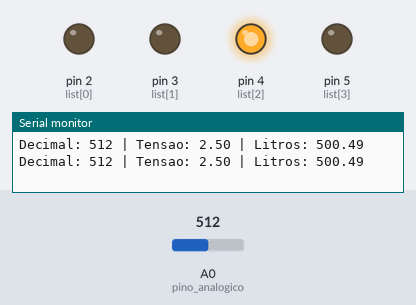
A sketch run on a simulated Arduino Uno, built with avr-gcc and run on an emulated ATmega328P. On the bench: output pins drawn as LEDs (lit = HIGH), the last lines printed to the serial monitor. Dashed ring = blinking. The inputs (shaded band) are chosen by the test bench; at power-on: A0 (pino_analogico) = 512.

Above: at 1.8 s.
1.9 s: A0 (pino_analogico) set to 493
At 2.8 s:
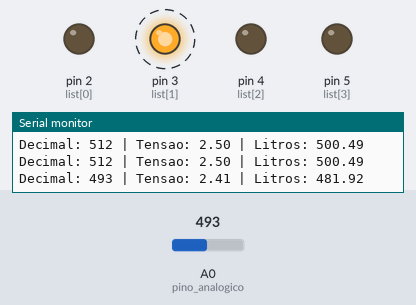
5.5 s: A0 (pino_analogico) set to 273
9.0 s: A0 (pino_analogico) set to 245
At 9.9 s:
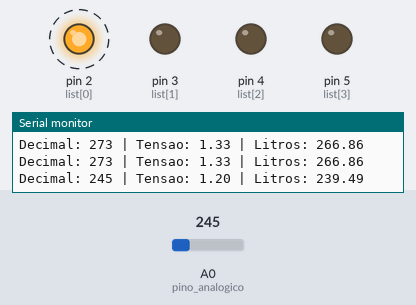
13.1 s: A0 (pino_analogico) set to 900
At 13.6 s:
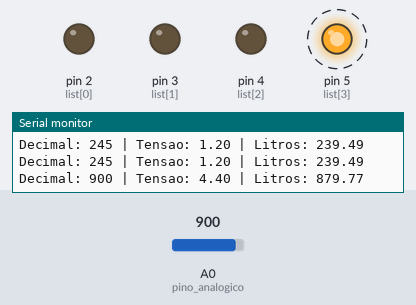
17.2 s: A0 (pino_analogico) set to 774
20.7 s: A0 (pino_analogico) set to 751
At 22.1 s:
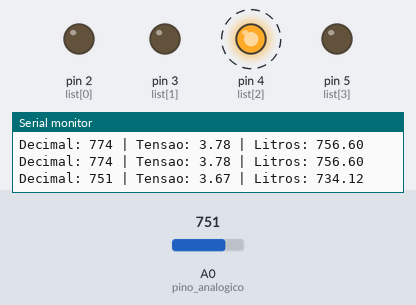
Timing chart, 0 to 25.8 s (numbered marks = the images above; inputs shaded):
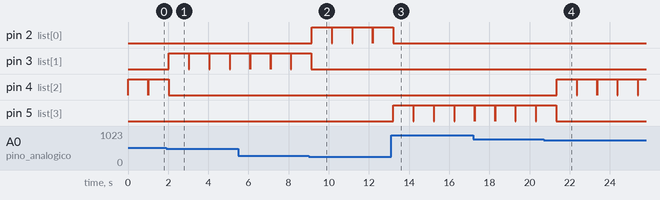

Measured:
- the behaviour switches between 512 and 511 on A0 (pino_analogico) (found by bisection; images 0 and 1)
- the behaviour switches between 256 and 255 on A0 (pino_analogico) (found by bisection; images 1 and 2)
- the behaviour switches between 768 and 767 on A0 (pino_analogico) (found by bisection; images 3 and 4)
- after the input at 1.9 s, pin 3 (list[1]): alternates HIGH for 1.0 s and LOW for 0.02 s, starting after 0.13 s; pin 4 (list[2]): goes on until 2.0 s, then stays LOW
- after the input at 9.0 s, pin 2 (list[0]): alternates HIGH for 1.0 s and LOW for 0.02 s, starting after 0.15 s; pin 3 (list[1]): goes on until 9.1 s, then stays LOW
- after the input at 13.1 s, pin 2 (list[0]): goes on until 13.2 s, then stays LOW; pin 5 (list[3]): alternates HIGH for 1.0 s and LOW for 0.02 s, starting after 0.12 s
- after the input at 20.7 s, pin 4 (list[2]): alternates HIGH for 1.0 s and LOW for 0.02 s, starting after 0.65 s; pin 5 (list[3]): goes on until 21.3 s, then stays LOW

The sketch:

entradaAnalogica4.ino
```cpp
const int pino_analogico = A0;
const int list[5] = {2, 3, 4, 5, 6};
const int maxDec = 1023;
const float divisor = 1000 / 4;

void setup()
{
    Serial.begin(9600);
    pinMode(1, OUTPUT);
    pinMode(2, OUTPUT);
    pinMode(3, OUTPUT);
    pinMode(4, OUTPUT);
    pinMode(5, OUTPUT);
}
void loop()
{
    int dec = analogRead(pino_analogico);
    Serial.print("Decimal: ");
    Serial.print(dec);
    float tensao = converter_tensao(dec);
    Serial.print(" | Tensao: ");
    Serial.print(tensao);
    float litros = converter_litros(dec);
    Serial.print(" | Litros: ");
    Serial.println(litros);

    int value = litros / divisor;

    pisca(value);
    delay(1000);
    desliga(value);

    delay(15);
}

float converter_tensao(int dec)
{
    return (5 * float(dec)) / maxDec;
}

float converter_litros(int dec)
{
    return (1000 * float(dec)) / maxDec;
}

void pisca(int pino)
{
    digitalWrite(list[pino], HIGH);
}

void desliga(int pino)
{
    digitalWrite(list[pino], LOW);
}
```
